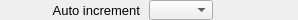
    <widget class="PyDMFrame" name="composite_3">
      <property name="geometry">
        <rect>
          <x>407</x>
          <y>173</y>
          <width>298</width>
          <height>20</height>
        </rect>
      </property>
      <widget class="QLabel" name="text_3">
        <property name="geometry">
          <rect>
            <x>0</x>
            <y>0</y>
            <width>140</width>
            <height>20</height>
          </rect>
        </property>
        <property name="text">
          <string>Auto increment</string>
        </property>
        <property name="font" stdset="0">
          <font>
            <pointsize>10</pointsize>
          </font>
        </property>
        <property name="brush" stdset="0">
          <brush brushstyle="SolidPattern">
            <color alpha="255">
              <red>0</red>
              <green>0</green>
              <blue>0</blue>
            </color>
          </brush>
        </property>
        <property name="toolTip">
          <string>text_3</string>
        </property>
        <property name="alignment">
          <set>Qt::AlignRight|Qt::AlignTrailing|Qt::AlignVCenter</set>
        </property>
        <property name="styleSheet">
          <string notr="true">QLabel#text_3 {
  color: rgb(0, 0, 0);
  }</string>
        </property>
      </widget>
      <widget class="PyDMEnumComboBox" name="menu">
        <property name="geometry">
          <rect>
            <x>149</x>
            <y>0</y>
            <width>64</width>
            <height>20</height>
          </rect>
        </property>
        <property name="toolTip">
          <string>${prefix}AutoIncrement</string>
        </property>
        <property name="channel" stdset="0">
          <string>ca://${prefix}AutoIncrement</string>
        </property>
        <property name="font" stdset="0">
          <font>
            <pointsize>10</pointsize>
          </font>
        </property>
        <property name="styleSheet">
          <string notr="true">PyDMEnumComboBox#menu {
  color: rgb(0, 0, 0);
  background-color: rgb(115, 223, 255);
  }</string>
        </property>
      </widget>
      <widget class="PyDMLabel" name="text_update_2">
        <property name="geometry">
          <rect>
            <x>218</x>
            <y>1</y>
            <width>80</width>
            <height>18</height>
          </rect>
        </property>
        <property name="toolTip">
          <string>PV: ${prefix}AutoIncrement_RBV</string>
        </property>
        <property name="channel" stdset="0">
          <string>ca://${prefix}AutoIncrement_RBV</string>
        </property>
        <property name="font" stdset="0">
          <font>
            <pointsize>10</pointsize>
          </font>
        </property>
        <property name="alignment">
          <set>Qt::AlignLeading|Qt::AlignLeft|Qt::AlignVCenter</set>
        </property>
        <property name="textInteractionFlags">
          <set>Qt::TextSelectableByKeyboard|Qt::TextSelectableByMouse</set>
        </property>
        <property name="styleSheet">
          <string notr="true">PyDMLabel#text_update_2 {
  color: rgb(10, 0, 184);
  background-color: rgb(187, 187, 187);
  }</string>
        </property>
      </widget>
    </widget>
